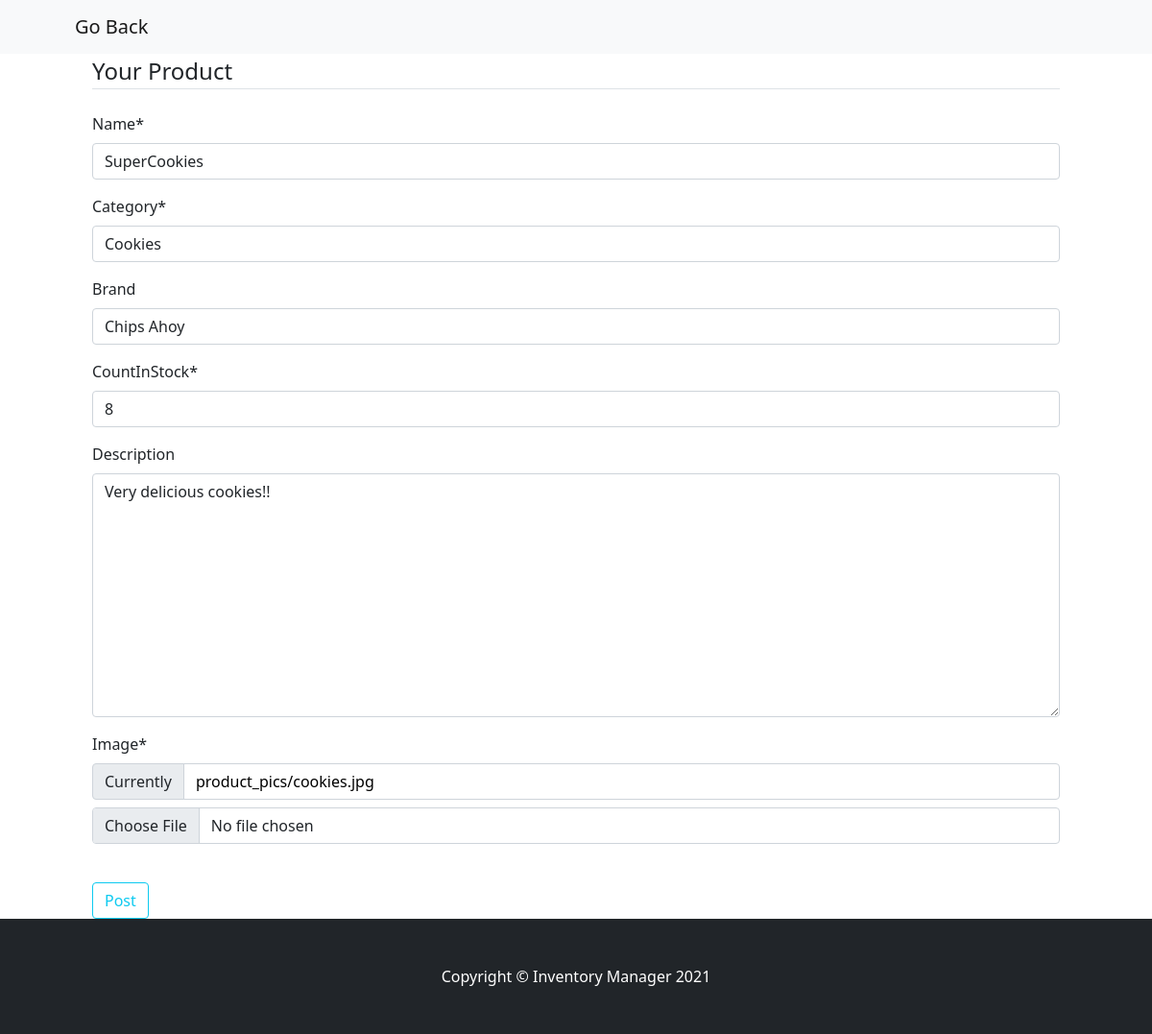
The app's page /inventory/update/1 (signed in) with its own data.
### home/models.py (models this page shows, shortened)
class Product(models.Model):
    user = models.ForeignKey(User, on_delete=models.CASCADE)
    name = models.CharField(max_length=100)
    description = models.TextField(null=True, blank=True)
    date_posted = models.DateTimeField(auto_now=True)
    category = models.CharField(max_length=100)
    brand = models.CharField(max_length=200, null=True, blank=True)
    countInStock = models.IntegerField(default=0)
    image = models.ImageField(default='default.png', upload_to='product_pics')

### home/views.py (the view, shortened to what this page needs)
# urls.py: path('inventory/update/<int:pk>', views.ProductUpdateView.as_view() , name="update"),
class ProductUpdateView(LoginRequiredMixin, UserPassesTestMixin, UpdateView):
    model = Product
    form_class = CreateForm
    success_url = reverse_lazy('home')
    template_name = "home/product_post.html"
    def get_context_data(self, *args, **kwargs):
        context = super().get_context_data(*args, **kwargs)
        original_product = self.get_form_kwargs().get('instance')
        context['form'] = CreateForm(initial={
            'name': self.request.GET.get('name', original_product.name),
            'description': self.request.GET.get('description', original_product.description),
            'category': self.request.GET.get('category', original_product.category),
            'brand': self.request.GET.get('brand', original_product.brand),
            'countInStock': self.request.GET.get('countInStock', original_product.countInStock),
            'image': self.request.GET.get('image', original_product.image),
        })
        return context
    def test_func(self):
        product = self.get_object()
        if self.request.user == product.user:
            return True
        return False

### home/forms.py
class CreateForm(forms.ModelForm):
    class Meta:
        model = Product
        fields = ('name', 'category', 'brand', 'countInStock', 'description', 'image')
        widgets = {
            'name': forms.TextInput(attrs={'class':'form-control'}),
            'category': forms.TextInput(attrs={'class':'form-control'}),
            'brand': forms.TextInput(attrs={'class':'form-control'}),
            'countInStock': forms.NumberInput(attrs={'class':'form-control'}),
            'description': forms.Textarea(attrs={'class':'form-control'}),
        }

### home/templates/home/product_post.html (shortened to what this page needs)
{% extends "home/base.html" %} {% block content %} {% load crispy_forms_tags %}
<nav class="navbar navbar-expand-lg navbar-light bg-light">
  <div class="container px-4 px-lg-5">
    <a class="navbar-brand" href="{% url 'home' %}">Go Back</a>
    </div>
</nav>
<div class="mx-5 px-5">
  <form method="POST" enctype="multipart/form-data">
    <fieldset class="form-group">
      <legend class="border-bottom mb-4">Your Product</legend>
      {{ form|crispy }}
    </fieldset>
    <br />
    <div class="form-group">
      <button class="btn btn-outline-info" type="submit">Post</button>
    </div>
  </form>
</div>
{% endblock content %}

### home/templates/home/base.html (style rules this page uses)
a { color: black; text-decoration: none; }

### records on screen
Product: name "SuperCookies", category "Cookies", brand "Chips Ahoy", countInStock "8", description "Very delicious cookies!!"
